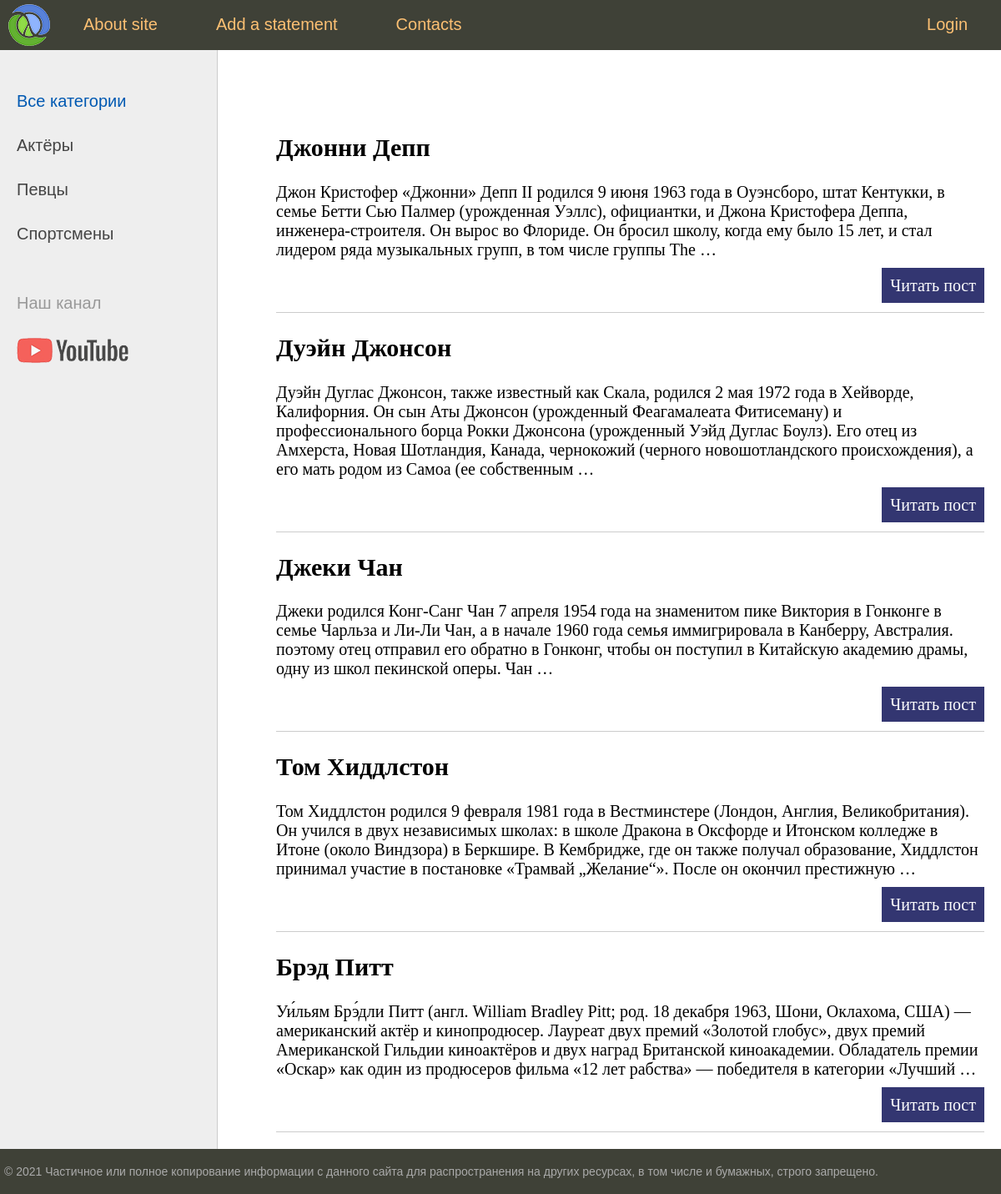
The page / on the database its author committed.
### site1/models.py (models this page shows, shortened)
class Boys(models.Model):
    title = models.CharField(max_length=255)
    content = models.TextField(blank=True)
    photo = models.ImageField(upload_to="photos/%y/%m/%d")
    time_create = models.DateTimeField(auto_now_add=True)
    time_update = models.DateTimeField(auto_now=True)
    is_published = models.BooleanField(default=True)
    def get_absolute_url(self):
        return reverse('post', kwargs={'post_id': self.pk})

### site1/views.py (the view)
# urls.py: path('', index, name='home'),
def index(request):
    posts = Boys.objects.all()
    context = {
        'posts': posts,
        'menu': menu,
        'title': "Main site"
    }
    return render(request, 'site1/index.html', context=context)

### site1/templates/site1/index.html (shortened to what this page needs)
{% extends 'site1/base.html' %}
{% block content %}
<ul class="list-articles">
	{% for p in posts %}
			<li><h2>{{p.title}}</h2>
	{% autoescape on %}
	{{p.content|linebreaks|truncatewords:50}}
	{% endautoescape %}
			<p class="link-read-post"><a href="{{ p.get_absolute_url }}">Читать пост</a></p>
			</li>
	{% endfor %}
</ul>
{% endblock %}

### site1/templates/site1/base.html (shortened to what this page needs)
{% load static %}
<!DOCTYPE html>
<html>
<head>
	<link type="text/css" href="{% static 'site1/css/styles.css' %}" rel="stylesheet" />
</head>
<body>
<table class="table-page" border=0 cellpadding="0" cellspacing="0">
<tr><td valign=top>
{% block mainmenu %}
		<div class="header">
			<ul id="mainmenu" class="mainmenu">
			<li class="logo"><a href="{% url 'home' %}"><div class="logo"></div></a></li>
{% for m in menu %}
	{% if not forloop.last %}
			<li><a href="{% url m.url_name %}">{{m.title}}</a></li>
	{% else %}
			<li class="last"><a href="{% url m.url_name %}">{{m.title}}</a></li>
	{% endif %}
{% endfor %}
			</ul>
		</div>
{% endblock mainmenu %}
<table class="table-content" border=0 cellpadding="0" cellspacing="0">
<tr>
	<td valign="top" class="left-chapters">
	<ul id="leftchapters">
		<li class="selected">Все категории</li>
		<li><a href="#">Актёры</a></li>
		<li><a href="#">Певцы</a></li>
		<li><a href="#">Спортсмены</a></li>
		<li class="share">
		<p>Наш канал</p>
		<a class="share-yt" href="https://www.youtube.com/channel/UClJzWfGWuGJL2t-3dYKcHTA/playlists" target="_blank" rel="nofollow"></a>
		</li>
	</ul>
</td>
<td valign="top" class="content">
	<div class="content-text">
{% block content %}
{% endblock %}
	</div>
</td></tr></table>
</td></tr>
<tr><td valign=top>
	<div id="footer">
		<p>&copy; 2021 Частичное или полное копирование информации с данного сайта для распространения на других ресурсах, в том числе и бумажных, строго запрещено.</p>
	</div>
</td></tr></table>
</body>
</html>

### site1/static/site1/css/styles.css (style rules this page uses)
html, body { font-family: 'Arial'; margin: 0; padding: 0; height: 100%; width: 100%; color: #444; }
a { color: #0059b2; text-decoration: none; }
p.link-read-post { text-align: right; }
p.link-read-post a { padding: 10px; min-width: 100px; background: #333671; color: #fff; text-decoration: none; }
ul.list-articles { list-style: none; margin: 0; padding: 0; }
ul.list-articles li { border-bottom: 1px solid #ccc; }
.table-page { width: 100%; height: 100%; vertical-align: top; }
.table-page tr { height: 100%; }
.header { background: #3F4137; height: 60px; }
.logo { background: url('../images/logo.png') no-repeat 10px 5px; width: 70px; height: 60px; }
ul.mainmenu { list-style: none; margin: 0; padding: 0; height: 60px; color: #fdc073; font-size: 20px; overflow: hidden; }
ul.mainmenu li { float: left; margin: 18px 40px 0 30px; }
ul.mainmenu li.logo { margin: 0; }
ul.mainmenu li.last { float: right; }
ul.mainmenu li a { color: #fdc073; text-decoration: none; }
.table-content { width: 100%; min-height: 100%; height: 100%; }
.left-chapters { margin: 0; background: #eee; border-right: 1px solid #ccc; min-height: 100%; }
.left-chapters ul { width: 230px; min-height: 100%; margin: 0; padding: 20px 10px 10px 20px; list-style: none; font-size: 20px; }
.left-chapters ul li { margin: 30px 0 0 0; color: #999; }
.left-chapters ul li.selected { color: #0059b2; }
.left-chapters ul li a { color: #444; text-decoration: none; }
.left-chapters ul li.share { margin: 60px 0 0 0; }
.left-chapters ul li.share p { margin: 30px 0 30px 0; }
.left-chapters ul li.share a { display: inline-block; width: 40px; height: 40px; margin: 0 20px 0 0; }
.left-chapters ul li.share a.share-yt { width: 100%; height: 30px; background: url('../images/share_yt.png') no-repeat 0 0 }
.content { padding: 40px 20px 20px 40px; width: 100%; box-sizing: border-box; }
.content-text { margin: 60px 0 0 30px; color: #000; font-size: 20px; font-family: Yandex Sans Display Light; }
#footer { box-sizing: border-box; background: #3F4137; padding: 5px; color: #aaa; font-size: 14px; font-family: Verdana, Geneva, Arial, Helvetica; text-align: left; overflow: hidden; }

### rows shown on the page
Boys: title "Джонни Депп", content "Джон Кристофер «Джонни» Депп II родился 9 июня 1963 года в Оуэнсборо, штат Кентукки, в семье Бетти Сью Палмер (урожденная Уэллс), официантки, и Джона Кристофера Деппа, инженера-строителя. Он вырос во Флориде. Он бросил школу, когда ему было 15 лет, и стал лидером ряда музыкальных групп, в том числе группы The …"
Boys: title "Дуэйн Джонсон", content "Дуэйн Дуглас Джонсон, также известный как Скала, родился 2 мая 1972 года в Хейворде, Калифорния. Он сын Аты Джонсон (урожденный Феагамалеата Фитисеману) и профессионального борца Рокки Джонсона (урожденный Уэйд Дуглас Боулз). Его отец из Амхерста, Новая Шотландия, Канада, чернокожий (черного новошотландского происхождения), а его мать родом из Самоа (ее собственным …"
Boys: title "Джеки Чан", content "Джеки родился Конг-Санг Чан 7 апреля 1954 года на знаменитом пике Виктория в Гонконге в семье Чарльза и Ли-Ли Чан, а в начале 1960 года семья иммигрировала в Канберру, Австралия. поэтому отец отправил его обратно в Гонконг, чтобы он поступил в Китайскую академию драмы, одну из школ пекинской оперы. Чан …"
Boys: title "Том Хиддлстон", content "Том Хиддлстон родился 9 февраля 1981 года в Вестминстере (Лондон, Англия, Великобритания). Он учился в двух независимых школах: в школе Дракона в Оксфорде и Итонском колледже в Итоне (около Виндзора) в Беркшире. В Кембридже, где он также получал образование, Хиддлстон принимал участие в постановке «Трамвай „Желание“». После он окончил престижную …"
Boys: title "Брэд Питт", content "Уи́льям Брэ́дли Питт (англ. William Bradley Pitt; род. 18 декабря 1963, Шони, Оклахома, США) — американский актёр и кинопродюсер. Лауреат двух премий «Золотой глобус», двух премий Американской Гильдии киноактёров и двух наград Британской киноакадемии. Обладатель премии «Оскар» как один из продюсеров фильма «12 лет рабства» — победителя в категории «Лучший …"

### other values the page prints
{{ m.title }} "About site" "Add a statement" "Contacts"
{{ m.title }} "Login"
